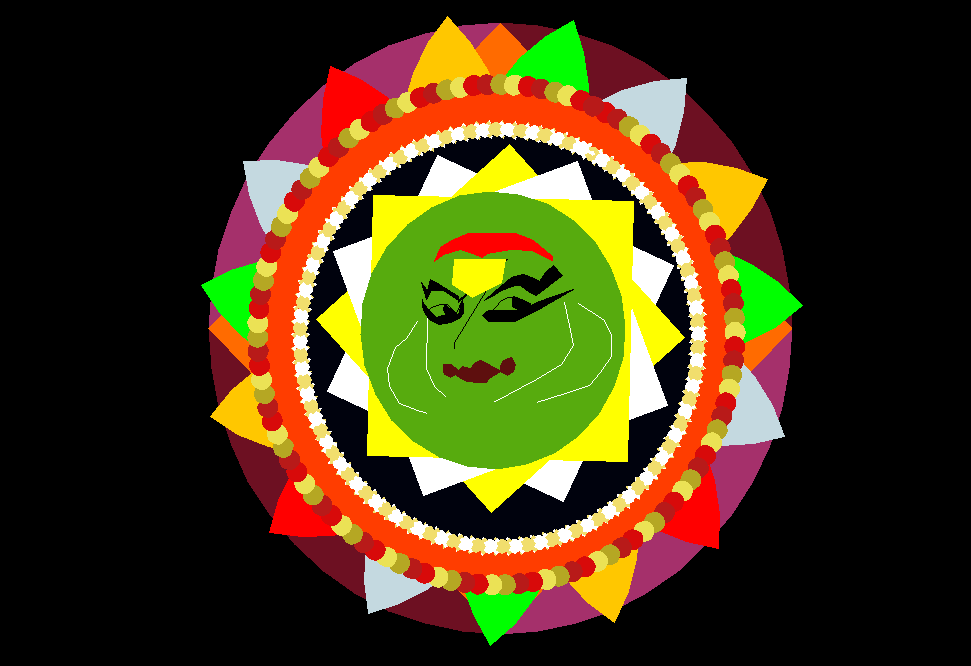

This figure's Python source:
import turtle

# Screen configuration
scrn = turtle.Screen()
scrn.bgcolor("black")
turtle.screensize(400,400)
scrn.setworldcoordinates(100,500,600,100)

# Turtle pen configuration
tur = turtle.Turtle()
tur.penup()
tur.speed("fastest")
tur.pensize(1)
tur.hideturtle()


def flower():
    
    # Background circle
    tur.goto(350,80)    
    tur.color("#FF6B00")
    tur.begin_fill()
    tur.circle(220)
    tur.end_fill()
    
    # Circle quadrants
    tur.goto(350,80)
    for i in range(4):
        tur.color(["#6D1022","#A5306B"][i%2])
        tur.begin_fill()
        tur.circle(220,360/4) 
        tur.end_fill()
    
    # Flower Petals
    tur.goto(350,260)
    tur.pendown()
    for i in range(16):
        tur.color(["#FF0000","#FFC700","#00FF00","#C4D9E0"][i%4])
        tur.begin_fill()
        tur.right(90)
        tur.circle(140, 90)
        tur.left(90)
        tur.circle(140, 90)
        tur.right(180)
        tur.end_fill()
        tur.circle(40, 24)
    tur.color("black")
    tur.penup()
    turtle.left(144)

def bg():
    # Circular background on the flower
    tur.pencolor("white")
    tur.goto(420,140)
    tur.color("#FF3D00")
    tur.begin_fill()
    tur.circle(180)
    tur.end_fill()
    tur.penup()
    
    # Circular background of Kathakali figure
    tur.goto(410,168)
    tur.color("#00020D")
    tur.begin_fill()
    tur.circle(150)
    tur.end_fill()
    tur.penup()
    
    # Square pattern behind kathakali figure
    tur.goto(350,300)
    tur.shape("square")
    tur.shapesize(13,13)
    for i in range(4):
        tur.left(22.5*i)
        tur.color(["white","yellow"][i%2])        
        tur.stamp()
        tur.right(22.5*i)
    
    # Green background of kathakali figure
    tur.goto(385,210)    
    tur.color("#57AB0E")
    tur.begin_fill()
    tur.circle(100)
    tur.end_fill()
    tur.penup()

def design():
    
    # Circular ring pattern - on outside circle
    tur.goto(420,140)
    tur.shape("circle")
    for i in range(110):
        tur.circle(180,360/110)
        tur.color(["#D80A0A","#B81A19","#B5A723","#EBE255"][i%4])
        tur.stamp()
    
    # Yellow white circular ring pattern - on inside circle
    tur.goto(410,170)
    tur.shape("turtle")
    for i in range(100):
        tur.circle(150,360/100)
        tur.color(["#F1DE6D","white"][i%2])
        tur.stamp()

# Drawing Kathakali figure
def eye1():
    tur.shapesize(1,1)
    tur.color("black")
    tur.begin_fill()
    tur.goto(405, 272)
    tur.pendown()
    tur.goto(376, 288)
    tur.goto(361, 295)
    tur.goto(354, 295)
    tur.goto(347, 295)
    tur.goto(341, 295)
    tur.goto(336, 291)
    tur.goto(338, 289)
    tur.goto(341, 287)
    tur.goto(351, 287)
    tur.goto(361, 287)
    tur.goto(370, 285)
    tur.goto(377, 281)
    tur.goto(405, 272)
    tur.penup()
    tur.end_fill()
    
    tur.goto(342, 289)
    tur.pendown()
    tur.goto(347, 284)
    tur.goto(351, 280)
    tur.goto(356, 278)
    tur.goto(360, 278)
    tur.goto(366, 279)
    tur.goto(370, 282)
    tur.goto(373, 283)
    tur.penup()
    
    tur.begin_fill()
    tur.goto(371, 285)
    tur.pendown()
    tur.goto(363, 286)
    tur.goto(359, 284)
    tur.goto(359, 279)
    tur.goto(360, 277)
    tur.goto(366, 279)
    tur.goto(373, 283)
    tur.end_fill()
    tur.penup()

def eye1brow():
    tur.begin_fill()
    tur.goto(397, 262)
    tur.pendown()
    tur.goto(380, 274)
    tur.goto(377, 276)
    tur.goto(372, 274)
    tur.goto(365, 269)
    tur.goto(361, 269)
    tur.goto(351, 273)
    tur.goto(344, 277)
    tur.goto(338, 280)
    tur.goto(350, 270)
    tur.goto(358, 263)
    tur.goto(367, 261)
    tur.goto(373, 263)
    tur.goto(379, 266)
    tur.goto(384, 260)
    tur.goto(390, 255)
    tur.goto(397, 262)
    tur.end_fill()
    tur.penup()

def eye2():
    tur.begin_fill()
    tur.goto(321, 279)
    tur.pendown()
    tur.goto(322, 284)
    tur.goto(322, 289)
    tur.goto(319, 293)
    tur.goto(313, 296)
    tur.goto(303, 297)
    tur.goto(297, 294)
    tur.goto(293, 290)
    tur.goto(291, 284)
    tur.goto(291, 279)
    tur.goto(292, 282)
    tur.goto(297, 288)
    tur.goto(302, 292)
    tur.goto(309, 290)
    tur.goto(315, 290)
    tur.goto(318, 290)
    tur.goto(321, 279)
    tur.end_fill()
    tur.goto(317, 289)
    tur.goto(310, 283)
    tur.goto(305, 283)
    tur.goto(298, 285)
    tur.goto(296, 288)
    tur.penup()
    
    tur.begin_fill()
    tur.goto(319, 291)
    tur.pendown()
    tur.goto(313, 292)
    tur.goto(310, 292)
    tur.goto(308, 288)
    tur.goto(307, 286)
    tur.goto(308, 283)
    tur.goto(317, 289)
    tur.goto(319, 291)
    tur.end_fill()
    tur.penup()

def eye2brow():
    tur.begin_fill()
    tur.goto(354, 250)
    tur.pendown()
    tur.goto(351, 267)
    tur.goto(329, 278)
    tur.goto(314, 268)
    tur.goto(315, 250)
    tur.goto(355, 250)
    tur.goto(318, 281)
    tur.goto(318, 277)
    tur.goto(304, 268)
    tur.goto(297, 265)
    tur.goto(295, 273)
    tur.goto(290, 267)
    tur.goto(294, 279)
    tur.goto(298, 273)
    tur.goto(301, 273)
    tur.goto(307, 273)
    tur.goto(318, 280)
    tur.goto(354, 250)
    tur.end_fill()
    tur.penup()
    
def nose():
    tur.pendown()
    tur.goto(317, 308)
    tur.goto(315, 311)
    tur.goto(315, 315)
    tur.penup()
    
def head():
    tur.color("red")
    tur.begin_fill()
    tur.goto(300, 252)
    tur.pendown()
    tur.goto(305, 242)
    tur.goto(313, 237)
    tur.goto(326, 232)
    tur.goto(343, 232)
    tur.goto(361, 232)
    tur.goto(375, 237)
    tur.goto(389, 248)
    tur.goto(389, 251)
    tur.goto(373, 244)
    tur.goto(358, 243)
    tur.goto(340, 246)
    tur.goto(336, 249)
    tur.goto(329, 246)
    tur.goto(320, 243)
    tur.goto(307, 247)
    tur.goto(300, 252)
    tur.end_fill()
    tur.penup()
    
    tur.color("yellow")
    tur.begin_fill()
    tur.goto(354, 250)
    tur.pendown()
    tur.goto(351, 267)
    tur.goto(329, 278)
    tur.goto(314, 268)
    tur.goto(315, 250)
    tur.goto(354, 250)
    tur.end_fill()
    tur.penup()

def line1():
    tur.color("white")
    tur.goto(398, 281)
    tur.pendown()
    tur.goto(402, 298)
    tur.goto(405, 312)
    tur.goto(396, 326)
    tur.goto(377, 337)
    tur.goto(345, 353)
    tur.penup()
    
def line2():
    tur.color("white")
    tur.goto(409, 282)
    tur.pendown()
    tur.goto(428, 294)
    tur.goto(434, 305)
    tur.goto(434, 320)
    tur.goto(425, 332)
    tur.goto(417, 341)
    tur.goto(399, 347)
    tur.goto(377, 353)
    tur.penup()
    
def line3():
    tur.color("white")
    tur.goto(295, 293)
    tur.pendown()
    tur.goto(294, 329)
    tur.goto(300, 342)
    tur.goto(309, 350)
    tur.penup()
    
def line4():
    tur.color("white")
    tur.goto(287, 295)
    tur.pendown()
    tur.goto(279, 307)
    tur.goto(271, 314)
    tur.goto(265, 329)
    tur.goto(266, 342)
    tur.goto(274, 354)
    tur.goto(287, 359)
    tur.goto(295, 361)
    tur.penup()
    
def lip():
    tur.color("#5E0F0E")
    tur.begin_fill()
    tur.goto(350, 331)
    tur.pendown()
    tur.goto(355, 334)
    tur.goto(360, 331)
    tur.goto(361, 326)
    tur.goto(358, 321)
    tur.goto(352, 323)
    tur.goto(350, 327)
    tur.goto(350, 330)
    tur.goto(345, 328)
    tur.goto(340, 325)
    tur.goto(335, 323)
    tur.goto(330, 325)
    tur.goto(327, 329)
    tur.goto(323, 328)
    tur.goto(321, 327)
    tur.goto(318, 330)
    tur.goto(313, 326)
    tur.goto(307, 326)
    tur.goto(307, 330)
    tur.goto(308, 333)
    tur.goto(312, 335)
    tur.goto(316, 333)
    tur.goto(320, 336)
    tur.goto(325, 338)
    tur.goto(333, 339)
    tur.goto(339, 339)
    tur.goto(342, 336)
    tur.goto(350, 331)
    tur.end_fill()
    tur.penup()


# Calling all the functions in order to be drawn
flower()
bg()
eye1()
eye1brow()
eye2()
eye2brow()
nose()
head()
line1()
line2()
line3()
line4()
lip()
design()

turtle.done()
